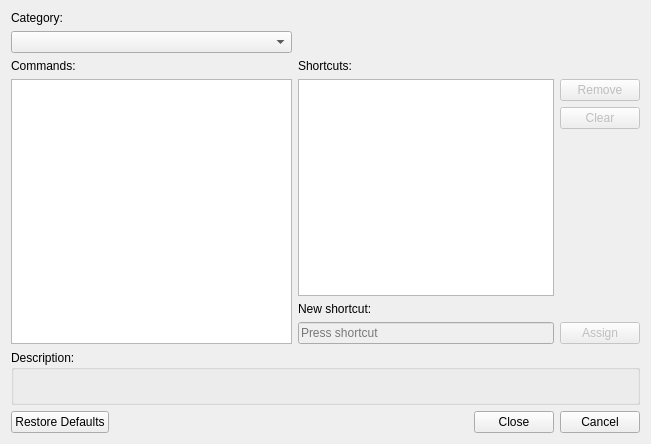
<?xml version="1.0" encoding="UTF-8"?>
<ui version="4.0">
 <class>CustomizeKeyboardDialog</class>
 <widget class="QWidget" name="CustomizeKeyboardDialog">
  <property name="geometry">
   <rect>
    <x>0</x>
    <y>0</y>
    <width>651</width>
    <height>444</height>
   </rect>
  </property>
  <property name="sizePolicy">
   <sizepolicy hsizetype="MinimumExpanding" vsizetype="Preferred">
    <horstretch>0</horstretch>
    <verstretch>0</verstretch>
   </sizepolicy>
  </property>
  <property name="windowTitle">
   <string>Customize Keyboard</string>
  </property>
  <layout class="QGridLayout" name="gridLayout" rowstretch="0,1,0,0" columnstretch="1,0">
   <item row="1" column="0">
    <layout class="QVBoxLayout" name="verticalLayout_3">
     <item>
      <widget class="QLabel" name="commandsLabel">
       <property name="text">
        <string>Commands:</string>
       </property>
       <property name="buddy">
        <cstring>commandsView</cstring>
       </property>
      </widget>
     </item>
     <item>
      <widget class="QListView" name="commandsView">
       <property name="sizePolicy">
        <sizepolicy hsizetype="Expanding" vsizetype="Expanding">
         <horstretch>0</horstretch>
         <verstretch>1</verstretch>
        </sizepolicy>
       </property>
       <property name="minimumSize">
        <size>
         <width>250</width>
         <height>0</height>
        </size>
       </property>
       <property name="uniformItemSizes">
        <bool>true</bool>
       </property>
      </widget>
     </item>
    </layout>
   </item>
   <item row="0" column="0">
    <layout class="QVBoxLayout" name="verticalLayout_4">
     <item>
      <widget class="QLabel" name="categoryLabel">
       <property name="text">
        <string>Category:</string>
       </property>
       <property name="buddy">
        <cstring>categories</cstring>
       </property>
      </widget>
     </item>
     <item>
      <widget class="QComboBox" name="categories"/>
     </item>
    </layout>
   </item>
   <item row="2" column="0" colspan="2">
    <layout class="QVBoxLayout" name="verticalLayout">
     <item>
      <widget class="QGroupBox" name="descriptionGroupBox">
       <property name="title">
        <string>Description:</string>
       </property>
       <layout class="QVBoxLayout" name="verticalLayout_6">
        <item>
         <widget class="QLabel" name="descriptionLabel">
          <property name="text">
           <string/>
          </property>
         </widget>
        </item>
       </layout>
      </widget>
     </item>
    </layout>
   </item>
   <item row="1" column="1">
    <layout class="QVBoxLayout" name="verticalLayout_7">
     <item>
      <widget class="QLabel" name="shortcutsLabel">
       <property name="text">
        <string>Shortcuts:</string>
       </property>
       <property name="buddy">
        <cstring>shortcutsView</cstring>
       </property>
      </widget>
     </item>
     <item>
      <layout class="QHBoxLayout" name="horizontalLayout">
       <item>
        <layout class="QVBoxLayout" name="verticalLayout_5">
         <item>
          <widget class="QListView" name="shortcutsView"/>
         </item>
         <item>
          <widget class="QLabel" name="newShortcutLabel">
           <property name="text">
            <string>New shortcut:</string>
           </property>
           <property name="buddy">
            <cstring>keySequenceEdit</cstring>
           </property>
          </widget>
         </item>
         <item>
          <widget class="QKeySequenceEdit" name="keySequenceEdit">
           <property name="enabled">
            <bool>false</bool>
           </property>
           <property name="sizePolicy">
            <sizepolicy hsizetype="Preferred" vsizetype="Fixed">
             <horstretch>0</horstretch>
             <verstretch>0</verstretch>
            </sizepolicy>
           </property>
          </widget>
         </item>
        </layout>
       </item>
       <item>
        <layout class="QVBoxLayout" name="verticalLayout_2">
         <item>
          <widget class="QPushButton" name="removeButton">
           <property name="enabled">
            <bool>false</bool>
           </property>
           <property name="text">
            <string>Remove</string>
           </property>
          </widget>
         </item>
         <item>
          <widget class="QPushButton" name="clearButton">
           <property name="enabled">
            <bool>false</bool>
           </property>
           <property name="text">
            <string>Clear</string>
           </property>
          </widget>
         </item>
         <item>
          <spacer name="verticalSpacer_2">
           <property name="orientation">
            <enum>Qt::Vertical</enum>
           </property>
           <property name="sizeHint" stdset="0">
            <size>
             <width>20</width>
             <height>18</height>
            </size>
           </property>
          </spacer>
         </item>
         <item>
          <widget class="QPushButton" name="assignButton">
           <property name="enabled">
            <bool>false</bool>
           </property>
           <property name="text">
            <string>Assign</string>
           </property>
          </widget>
         </item>
        </layout>
       </item>
      </layout>
     </item>
    </layout>
   </item>
   <item row="3" column="0" colspan="2">
    <widget class="QDialogButtonBox" name="buttonBox">
     <property name="standardButtons">
      <set>QDialogButtonBox::Cancel|QDialogButtonBox::Close|QDialogButtonBox::RestoreDefaults</set>
     </property>
    </widget>
   </item>
  </layout>
 </widget>
 <tabstops>
  <tabstop>categories</tabstop>
  <tabstop>commandsView</tabstop>
  <tabstop>shortcutsView</tabstop>
  <tabstop>removeButton</tabstop>
  <tabstop>clearButton</tabstop>
  <tabstop>keySequenceEdit</tabstop>
  <tabstop>assignButton</tabstop>
 </tabstops>
 <resources/>
 <connections/>
</ui>
